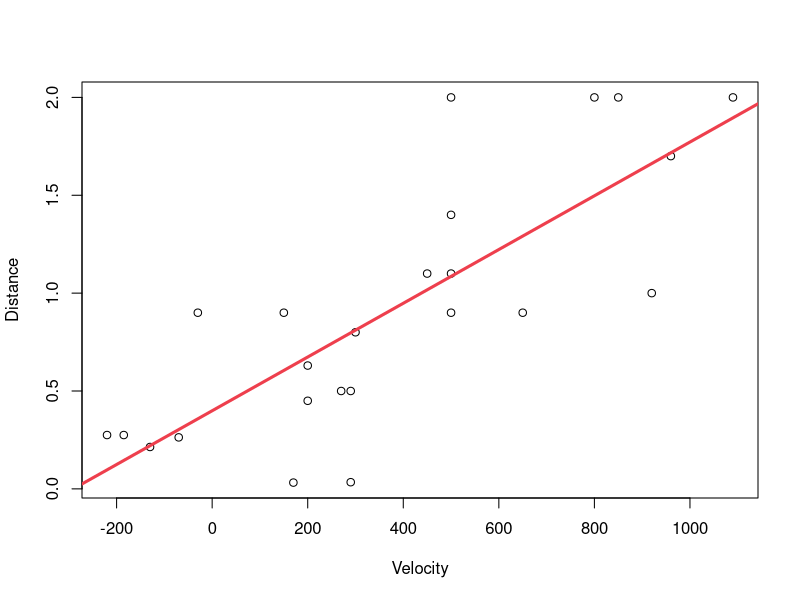

Reproduce this figure in R.
#5.1
Mydata <- read.csv("big bang.csv",head = T)
plot(Distance~Velocity,data = Mydata)

#5.2
x <- Mydata$Velocity
y <- Mydata$Distance
fit <-lm(y~x)
summary(fit)
abline(fit, lwd = 3, col = "#ee3f4d")

#5.4
summary(fit)$coefficients

# MingYANG noticed：
# you sould make the intercept to be zero and recount the slop
# you should make full use of these data, not just to make a translation 
# and the revised slop should be 0.001921806
# the end
